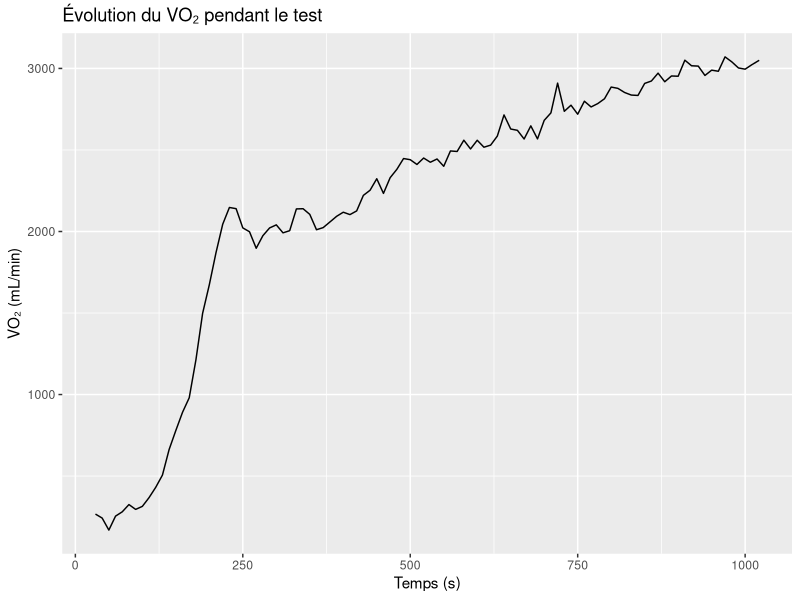
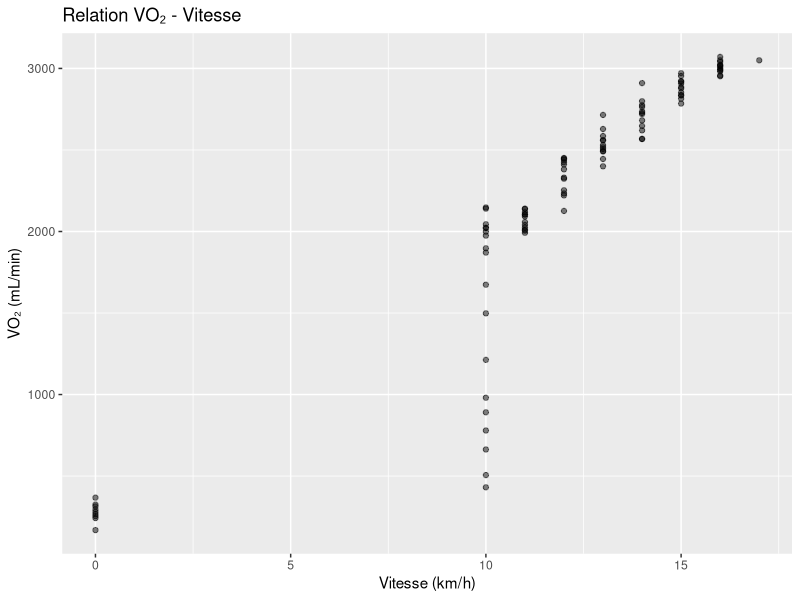
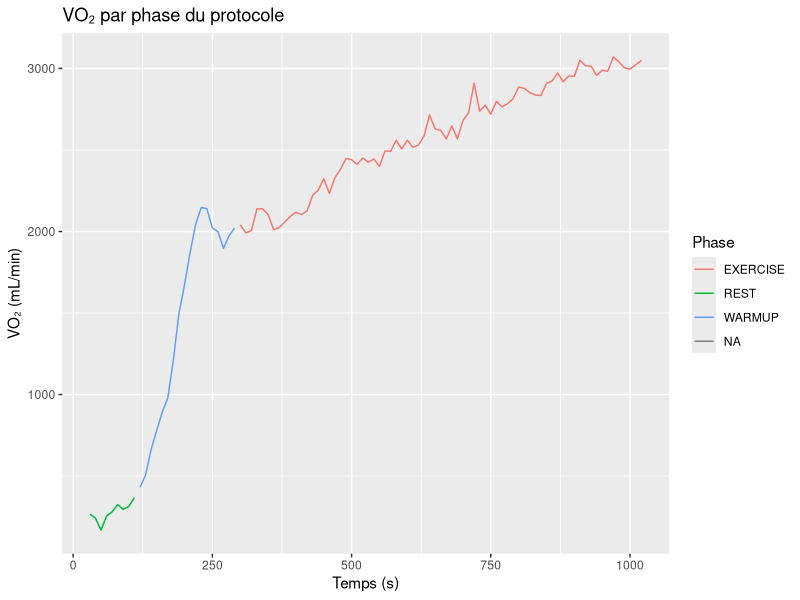
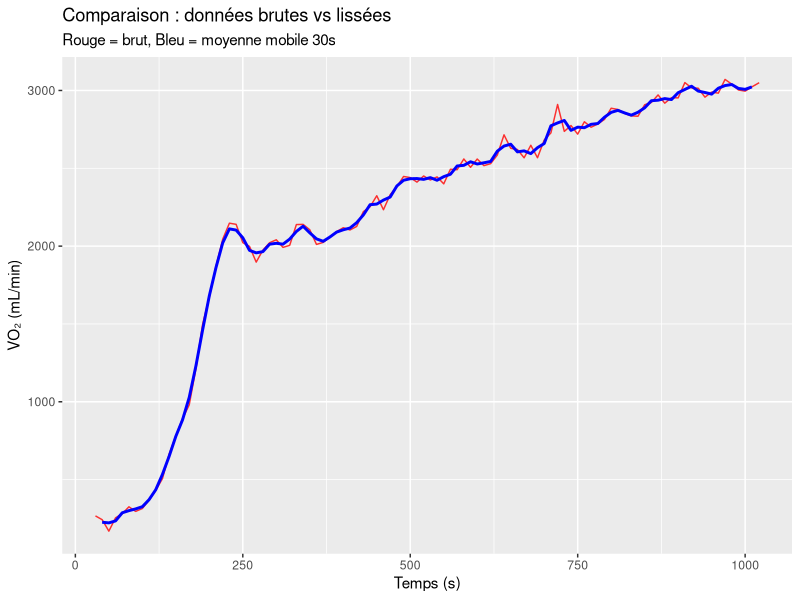

Here is the R script that generated these plots, in order:
## ---- chunk 1
# La fonction library() charge un ensemble de fonctions
# tidyverse = outils pour manipuler et visualiser des données
library(tidyverse)
## ---- chunk 2
# Importation du fichier Excel COSMED
# Étape 1 : Lire les noms de colonnes depuis la ligne 1 (colonnes J à BE)
col_names <- readxl::read_excel(
  "data.xlsx",
  range = "J1:BE1",
  col_names = FALSE
) |> unlist() |> unname()

# Étape 2 : Lire les données à partir de la ligne 4 (après métadonnées et unités)
data_raw <- readxl::read_excel(
  "data.xlsx",
  range = "J4:BE500",
  col_names = col_names
)

# Étape 3 : Sélection et renommage des colonnes d'intérêt
data <- data_raw |>
  select(
    time = t,
    vo2 = VO2,
    vco2 = VCO2,
    ve = VE,
    hr = HR,
    rer = RQ,
    speed_kph = Speed,
    phase = Phase
  ) |>
  mutate(
    # Conversion du temps : Excel stocke le temps comme POSIXct
    # On extrait heures, minutes, secondes → total en secondes depuis minuit
    time = as.numeric(format(time, "%H")) * 3600 +
           as.numeric(format(time, "%M")) * 60 +
           as.numeric(format(time, "%S"))
  )

# Aperçu de la structure des données
summary(data)
glimpse(data)
skimr::skim(data)
## ---- chunk 3
# ggplot() crée un graphique
# aes() définit les axes (x = temps, y = VO2)
# geom_line() trace une ligne reliant les points
ggplot(data, aes(x = time, y = vo2)) +
  geom_line() +
  labs(
    title = "Évolution du VO₂ pendant le test",
    x = "Temps (s)",
    y = "VO₂ (mL/min)"
  )
## ---- chunk 4
ggplot(data, aes(x = speed_kph, y = vo2)) +
  geom_point(alpha = 0.5) +  # alpha = transparence (0-1)
  labs(
    title = "Relation VO₂ - Vitesse",
    x = "Vitesse (km/h)",
    y = "VO₂ (mL/min)"
  )
## ---- chunk 5
# La colonne "phase" identifie déjà les phases du test (REST, WARMUP, EXERCISE, etc.)
ggplot(data, aes(x = time, y = vo2, color = phase)) +
  geom_line() +
  labs(
    title = "VO₂ par phase du protocole",
    x = "Temps (s)",
    y = "VO₂ (mL/min)",
    color = "Phase"
  )
## ---- chunk 6
# max() trouve la valeur maximale
# na.rm = TRUE ignore les valeurs manquantes (NA)
vo2max_pic <- max(data$vo2, na.rm = TRUE)
vo2max_pic
## ---- chunk 7
# mutate() ajoute une nouvelle colonne aux données
# zoo::rollmean() calcule la moyenne sur une fenêtre de k points
# k = 10 signifie environ 30 secondes (si ~3 sec/respiration)
data <- data |>
  mutate(
    vo2_smooth = zoo::rollmean(vo2, k = 3, fill = NA, align = "center")
  )

# Maintenant, trouver le pic de la version lissée
vo2max_lisse <- max(data$vo2_smooth, na.rm = TRUE)
vo2max_lisse
## ---- chunk 8
ggplot(data, aes(x = time)) +
  geom_line(aes(y = vo2), alpha = 0.8, color = "red") +
  geom_line(aes(y = vo2_smooth), color = "blue", linewidth = 1) +
  labs(
    title = "Comparaison : données brutes vs lissées",
    subtitle = "Rouge = brut, Bleu = moyenne mobile 30s",
    x = "Temps (s)",
    y = "VO₂ (mL/min)"
  )
## ---- chunk 9
# tibble() crée un petit tableau
# Nous calculons aussi la différence relative
comparaison <- tibble(
  methode = c("Pic brut", "Moyenne mobile 30s"),
  vo2max_ml = c(vo2max_pic, vo2max_lisse),
  difference_pct = round((vo2max_ml - vo2max_lisse) / vo2max_lisse * 100, 1)
)

comparaison
